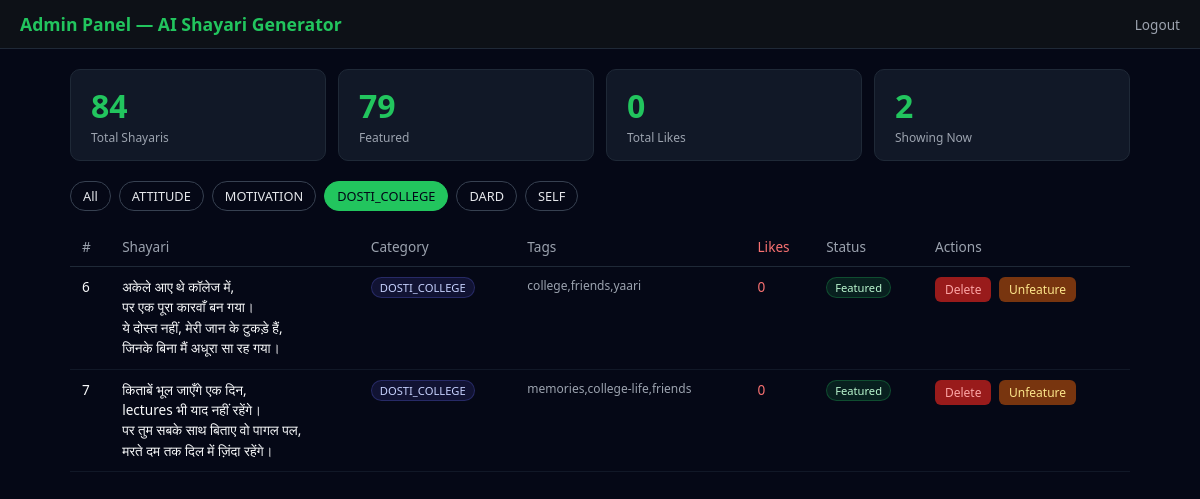
The page /admin.php?cat=DOSTI_COLLEGE (signed in) on the database its author committed.
### tables this page shows
CREATE TABLE IF NOT EXISTS shayaris (
  id INT AUTO_INCREMENT PRIMARY KEY,
  text TEXT NOT NULL,
  category VARCHAR(50) NOT NULL,
  tags VARCHAR(200),
  is_featured TINYINT(1) DEFAULT 0,
  likes INT DEFAULT 0,
  poet VARCHAR(100) DEFAULT NULL,
  poet_era VARCHAR(50) DEFAULT NULL,
  created_at TIMESTAMP DEFAULT CURRENT_TIMESTAMP
);

### admin.php (the view, shortened to what this page needs)
<?php
require_once 'config.php';
$total     = $conn->query("SELECT COUNT(*) as c FROM shayaris")->fetch_assoc()['c'];
$featured  = $conn->query("SELECT COUNT(*) as c FROM shayaris WHERE is_featured=1")->fetch_assoc()['c'];
$totalLikes= $conn->query("SELECT COALESCE(SUM(likes),0) as c FROM shayaris")->fetch_assoc()['c'];
$catFilter = $_GET['cat'] ?? '';
$q = $catFilter ? "WHERE category='$catFilter'" : '';
$shayaris  = $conn->query("SELECT * FROM shayaris $q ORDER BY created_at DESC")->fetch_all(MYSQLI_ASSOC);
?>
<!DOCTYPE html>
<html lang="hi">
<head>
</head>
<body>
<div class="top">
    <h1>Admin Panel — AI Shayari Generator</h1>
    <form method="POST" style="display:inline">
        <button type="submit" style="background:none;border:none;color:#9ca3af;cursor:pointer;font-size:0.85rem">Logout</button>
    </form>
</div>
<div class="container">
    <div class="stats">
        <div class="stat"><div class="num"><?= $total ?></div><div class="lbl">Total Shayaris</div></div>
        <div class="stat"><div class="num"><?= $featured ?></div><div class="lbl">Featured</div></div>
        <div class="stat"><div class="num"><?= $totalLikes ?></div><div class="lbl">Total Likes</div></div>
        <div class="stat"><div class="num"><?= count($shayaris) ?></div><div class="lbl">Showing Now</div></div>
    </div>
    <div class="filters">
        <a href="admin.php" class="<?= !$catFilter ? 'active' : '' ?>">All</a>
        <?php foreach (['ATTITUDE','MOTIVATION','DOSTI_COLLEGE','DARD','SELF'] as $c): ?>
        <a href="admin.php?cat=<?= $c ?>" class="<?= $catFilter === $c ? 'active' : '' ?>"><?= $c ?></a>
        <?php endforeach; ?>
    </div>
    <table>
        <thead>
            <tr>
                <th>#</th>
                <th>Shayari</th>
                <th>Category</th>
                <th>Tags</th>
                <th class="likes">Likes</th>
                <th>Status</th>
                <th>Actions</th>
            </tr>
        </thead>
        <tbody>
        <?php foreach ($shayaris as $s): ?>
        <tr>
            <td><?= $s['id'] ?></td>
            <td><div class="shayari-text"><?= htmlspecialchars($s['text'], ENT_QUOTES, 'UTF-8') ?></div></td>
            <td><span class="badge cat"><?= htmlspecialchars($s['category']) ?></span></td>
            <td style="color:#9ca3af;font-size:0.75rem"><?= htmlspecialchars($s['tags'] ?? '') ?></td>
            <td class="likes"><?= $s['likes'] ?></td>
            <td><?= $s['is_featured'] ? '<span class="badge featured">Featured</span>' : '' ?></td>
            <td>
                <form method="POST" style="display:inline" onsubmit="return confirm('Delete karna chahte ho?')">
                    <button type="submit" class="btn-sm btn-del">Delete</button>
                </form>
                <?php if ($s['is_featured']): ?>
                <form method="POST" style="display:inline">
                    <button type="submit" class="btn-sm btn-unfeat">Unfeature</button>
                </form>
                <?php endif; ?>
            </td>
        </tr>
        <?php endforeach; ?>
        </tbody>
    </table>
</div>
</body>
</html>

### admin.php (style rules this page uses)
* { margin:0;padding:0;box-sizing:border-box;font-family:'Segoe UI',system-ui,sans-serif }
body { background:#050816;color:#f9fafb;min-height:100vh }
.top { background:#0d1117;border-bottom:1px solid #1f2937;padding:12px 20px;display:flex;justify-content:space-between;align-items:center }
.top h1 { font-size:1.1rem;color:#22c55e }
.container { max-width:1100px;margin:0 auto;padding:20px }
.stats { display:flex;gap:12px;flex-wrap:wrap;margin-bottom:20px }
.stat { background:#111827;border:1px solid #1f2937;border-radius:10px;padding:14px 20px;flex:1;min-width:120px }
.stat .num { font-size:2rem;font-weight:700;color:#22c55e }
.stat .lbl { font-size:0.75rem;color:#9ca3af;margin-top:2px }
.filters { display:flex;gap:8px;flex-wrap:wrap;margin-bottom:16px }
.filters a { padding:5px 12px;border-radius:999px;border:1px solid #374151;color:#e5e7eb;font-size:0.8rem;text-decoration:none }
.filters a.active,.filters a:hover { background:#22c55e;border-color:#22c55e;color:#020617 }
table { width:100%;border-collapse:collapse;font-size:0.85rem }
th { text-align:left;padding:10px 12px;border-bottom:1px solid #1f2937;color:#9ca3af;font-weight:500 }
td { padding:10px 12px;border-bottom:1px solid #111827;vertical-align:top }
.shayari-text { white-space:pre-line;max-width:400px;line-height:1.5 }
.badge { display:inline-block;padding:2px 8px;border-radius:999px;font-size:0.7rem }
.badge.featured { background:#22c55e22;color:#bbf7d0;border:1px solid #22c55e44 }
.badge.cat { background:#6366f122;color:#c7d2fe;border:1px solid #6366f144 }
.btn-sm { padding:4px 10px;border-radius:6px;border:none;font-size:0.75rem;cursor:pointer;margin-right:4px }
.btn-del { background:#991b1b;color:#fca5a5 }
.btn-unfeat { background:#78350f;color:#fde68a }
.likes { color:#f87171;font-size:0.85rem }

### rows shown on the page
shayaris: id "6", text "अकेले आए थे कॉलेज में, पर एक पूरा कारवाँ बन गया। ये दोस्त नहीं, मेरी जान के टुकड़े हैं, जिनके बिना मैं अधूरा सा रह गया।", category "DOSTI_COLLEGE", tags "college,friends,yaari", likes "0", is_featured "Featured"
shayaris: id "7", text "किताबें भूल जाएँगे एक दिन, lectures भी याद नहीं रहेंगे। पर तुम सबके साथ बिताए वो पागल पल, मरते दम तक दिल में ज़िंदा रहेंगे।", category "DOSTI_COLLEGE", tags "memories,college-life,friends", likes "0", is_featured "Featured"

### other values the page prints
$total "84"
$featured "79"
$totalLikes "0"
count($shayaris) "2"
$c "ATTITUDE"
$c "MOTIVATION"
$c "DOSTI_COLLEGE"
$c "DARD"
$c "SELF"
